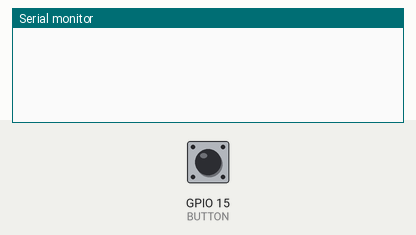
Recording of a sketch running on a simulated ESP32. Parts: the last lines printed to the serial monitor. Inputs (shaded band) come from the test bench; at power-on: GPIO 15 (BUTTON) HIGH.

Above: at 1.2 s.
1.3 s: GPIO 15 (BUTTON) pulled LOW for 0.15 s
At 2.2 s:
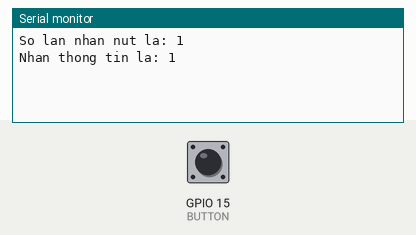
2.9 s: GPIO 15 (BUTTON) pulled LOW for 1 s
At 3.4 s:
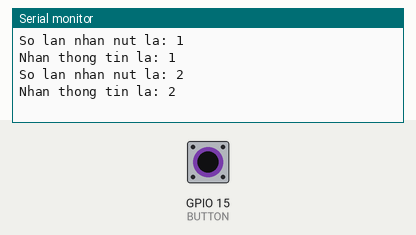
5.4 s: GPIO 15 (BUTTON) pulled LOW for 0.15 s
At 6.5 s:
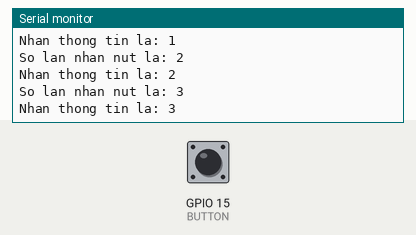

Measured:
- after the input at 1.3 s, the serial monitor: prints a new line at once (image 1)
- after the input at 2.9 s, the serial monitor: prints a new line at once (image 2)
- after the input at 5.4 s, the serial monitor: prints a new line at once (image 3)

The sketch:

QUEUE_BLOCKING_QUEUE.ino
```cpp
#define BUTTON 15
QueueHandle_t my_queue;

void producer_Button(void *pvParameters);
void consumer_Blocking(void *pvParameters);

void setup() {
  Serial.begin(115200);
  my_queue = xQueueCreate(5, sizeof(int));
  if(my_queue == NULL){
    Serial.println("Queue bi loi!!");
    while(1);
  }
  pinMode(BUTTON, INPUT_PULLUP);
  xTaskCreate(producer_Button, "Ham gui", 2048, NULL, 1, NULL);
  xTaskCreate(consumer_Blocking, "Ham nhan", 2048, NULL, 1, NULL);
}

void producer_Button(void *pvParameters){
  int count =0;
  bool last_state = HIGH;
  while(1){
    bool cur_state = digitalRead(BUTTON);
    if(cur_state == LOW && last_state == HIGH){
      count++;
      if(xQueueSend(my_queue, &count, 0) ==pdTRUE){
        Serial.print("So lan nhan nut la: ");
        Serial.println(count);
      }
      else Serial.println("Queue full or error!!");
    }
    last_state = cur_state;
    vTaskDelay(100/ portTICK_PERIOD_MS);
  }
}

void consumer_Blocking(void *pvParameters){
  int value =0;
  while(1){
    if(xQueueReceive(my_queue, &value, portMAX_DELAY) == pdTRUE){
      Serial.print("Nhan thong tin la: ");
      Serial.println(value);
    }
  }
}

void loop() {
  vTaskDelay(10/ portTICK_PERIOD_MS);
}
```
